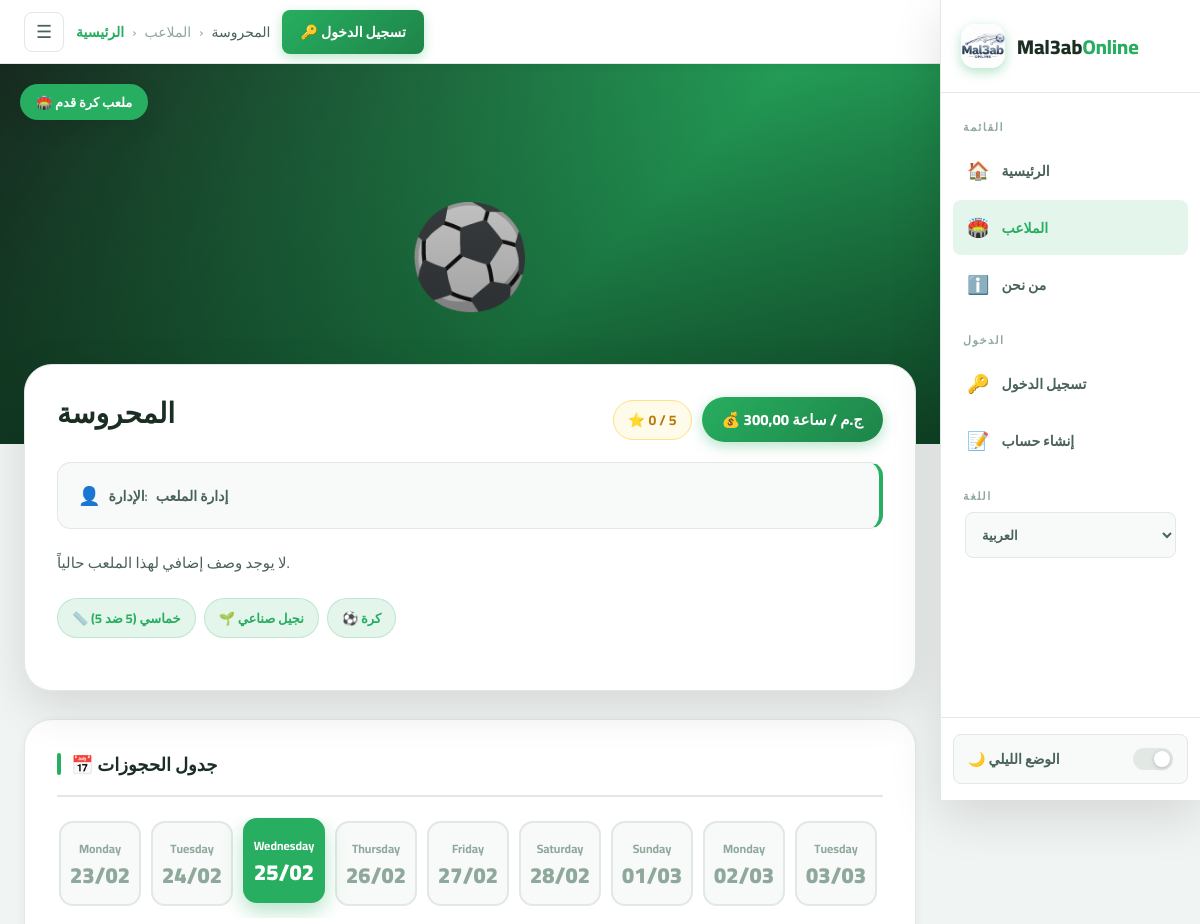
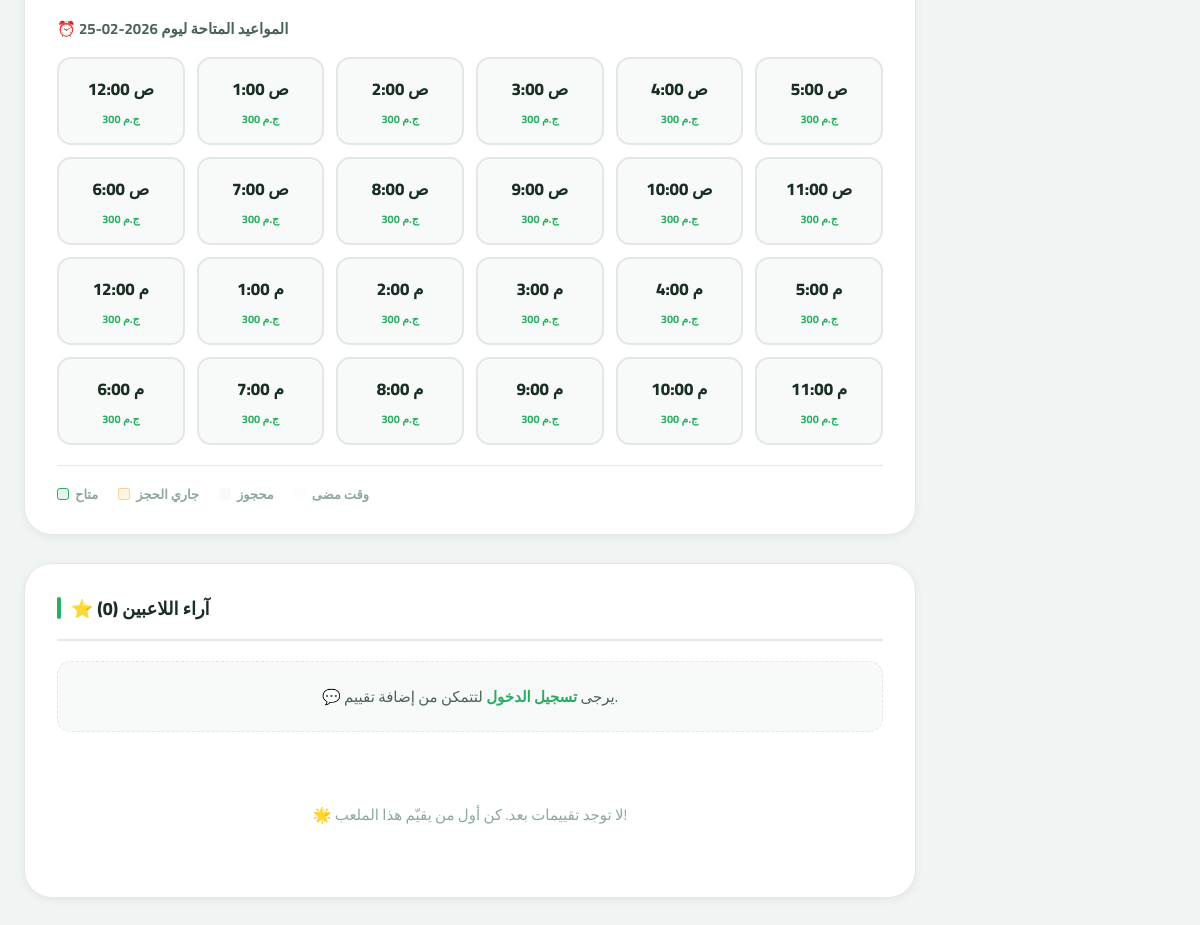
Screenshot of /ar/pitch/1/?date=2026-02-25 with the database file from the repository (2 pictures, top to bottom).
### bookings/models.py (models this page shows, shortened)
class Pitch(models.Model):
    is_new = models.BooleanField(default=False, verbose_name="ملعب جديد؟")
    is_available = models.BooleanField(default=True, verbose_name="متاح الآن؟")
    SIZE_CHOICES = [
        ('5x5', 'خماسي (5 ضد 5)'),
        ('7x7', 'سباعي (7 ضد 7)'),
        ('11x11', 'قانوني (11 ضد 11)'),
    ]
    FLOOR_CHOICES = [
        ('Artificial', 'نجيل صناعي'),
        ('Natural', 'نجيل طبيعي'),
        ('Tartan', 'ترتان / مطاط'),
    ]
    LOCATION_CHOICES = [
        ('Abbaseya', 'العباسية'),
        ('Nasr City', 'مدينة نصر'),
        ('New Cairo', 'مصر الجديدة'),
        ('Maadi', 'المعادي'),
        ('Shoubra', 'شبرا'),
        ('Dokki', 'الدقي'),
        ('Giza', 'الجيزة'),
        ('Zamalek', 'الزمالك'),
        ('Haram', 'الهرم'),
        ('Faisal', 'فيصل'),
        ('Obour', 'العبور'),
        ('Shorouk', 'الشروق'),
        ('October', '6 أكتوبر'),
        ('Sheikh Zayed', 'الشيخ زايد'),
        ('Helwan', 'حلوان'),
        ('Mokattam', 'المقطم'),
    ]
    name            = models.CharField(max_length=100, verbose_name="اسم الملعب")
    price_per_hour  = models.DecimalField(max_digits=10, decimal_places=2, verbose_name="سعر الساعة الأساسي")
    location        = models.CharField(max_length=50, choices=LOCATION_CHOICES, default='Nasr City', verbose_name="المنطقة")
    address         = models.CharField(max_length=255, blank=True, verbose_name="العنوان بالتفصيل")
    image           = models.ImageField(upload_to='pitch_images/', blank=True, null=True, verbose_name="صورة الملعب")
    google_map_link = models.URLField(blank=True, null=True, verbose_name="رابط جوجل ماب")
    description     = models.TextField(blank=True, verbose_name="وصف ومميزات الملعب")
    phone_number    = models.CharField(max_length=15, blank=True, verbose_name="رقم الملعب")
    owner_name      = models.CharField(max_length=100, blank=True, verbose_name="اسم صاحب الملعب")
    latitude        = models.FloatField(blank=True, null=True, verbose_name="خط العرض (Latitude)")
    longitude       = models.FloatField(blank=True, null=True, verbose_name="خط الطول (Longitude)")
    size            = models.CharField(max_length=10, choices=SIZE_CHOICES, default='5x5', verbose_name="حجم الملعب")
    floor_type      = models.CharField(max_length=20, choices=FLOOR_CHOICES, default='Artificial', verbose_name="نوع الأرضية")
    has_showers     = models.BooleanField(default=False, verbose_name="يوجد حمامات/دش")
    has_parking     = models.BooleanField(default=False, verbose_name="يوجد جراج")
    has_ball        = models.BooleanField(default=True,  verbose_name="توفر كرة")
    has_bibs        = models.BooleanField(default=False, verbose_name="توفر ماركرات (صديري)")
    class Meta:
        verbose_name        = "ملعب"
        verbose_name_plural = "الملاعب"

### bookings/views.py (the view, shortened to what this page needs)
# urls.py: path('pitch/<int:pitch_id>/', views.pitch_detail, name='pitch_detail'),
def pitch_detail(request, pitch_id):
    pitch = get_object_or_404(Pitch, id=pitch_id)
    average_rating = pitch.reviews.aggregate(Avg('rating'))['rating__avg'] or 0
    reviews        = pitch.reviews.all()
    date_str = request.GET.get('date')
    try:
        selected_date = datetime.strptime(date_str, '%Y-%m-%d').date()
    except (ValueError, TypeError):
        selected_date = datetime.now().date()
    active_bookings  = Booking.objects.filter(pitch=pitch, date=selected_date).exclude(status='Cancelled')
    hours_status_map = {int(b.time.split(':')[0]): b.status for b in active_bookings}
    pricing_rules      = PitchPricing.objects.filter(pitch=pitch).filter(
        Q(specific_date=selected_date) | Q(specific_date__isnull=True)
    ).order_by('price')
    pricing_rules_list = list(pricing_rules)
    hours_schedule = []
    current_hour   = datetime.now().hour
    is_today       = (selected_date == datetime.now().date())
    for i in range(24):
        status  = hours_status_map.get(i)
        is_past = is_today and i <= current_hour
        if i == 0:      formatted_time = "12:00 ص"
        elif i < 12:    formatted_time = f"{i}:00 ص"
        elif i == 12:   formatted_time = "12:00 م"
        else:           formatted_time = f"{i-12}:00 م"
        hour_price = pitch.price_per_hour
        for rule in pricing_rules_list:
            if rule.start_hour <= i < rule.end_hour:
                hour_price = rule.price
                break
        hours_schedule.append({
            'hour_display': formatted_time,
            'hour_value':   i,
            'status':       status,
            'is_past':      is_past,
            'price':        hour_price,
        })
    days_list = []
    today     = datetime.now().date()
    for i in range(14):
        day_date = today + timedelta(days=i)
        days_list.append({
            'full_date': day_date.strftime('%Y-%m-%d'),
            'day_name':  day_date.strftime('%A'),
            'display':   day_date.strftime('%d/%m'),
        })
    related_pitches = Pitch.objects.filter(location=pitch.location).exclude(id=pitch.id)[:3]
    return render(request, 'pitch_detail.html', {
        'pitch':           pitch,
        'days_list':       days_list,
        'selected_date':   selected_date.strftime('%Y-%m-%d'),
        'hours_schedule':  hours_schedule,
        'reviews':         reviews,
        'average_rating':  round(average_rating, 1),
        'review_count':    reviews.count(),
        'related_pitches': related_pitches,
    })

### templates/pitch_detail.html (shortened to what this page needs)
{% extends 'base.html' %}
{% load static %}
{% load i18n %}
{% block pitches_active %}active{% endblock %}
{% block breadcrumb %}
    <a href="{% url 'home' %}">{% trans "الرئيسية" %}</a>
    <span>›</span>
    <span>{% trans "الملاعب" %}</span>
    <span>›</span>
    <span style="color:var(--text-2);">{{ pitch.name }}</span>
{% endblock %}
{% block content %}
    <div class="hero-section">
        {% if pitch.image %}
            <img src="{{ pitch.image.url }}" alt="{{ pitch.name }}" class="hero-cover" loading="lazy">
        {% else %}
            <div class="hero-placeholder">⚽</div>
        {% endif %}
        <div class="hero-overlay"></div>
        <span class="hero-badge">🏟️ {% trans "ملعب كرة قدم" %}</span>
    </div>
    <div class="page-container">
        <div class="pitch-card fade-up">
            <div class="pitch-card-header">
                <h1 class="pitch-name">{{ pitch.name }}</h1>
                <div style="display:flex; align-items:center; gap:10px; flex-wrap:wrap;">
                    <div class="rating-inline">
                        ⭐ {{ average_rating }} / 5
                    </div>
                    <span class="price-badge">💰 {{ pitch.price_per_hour }} {% trans "ج.م / ساعة" %}</span>
                </div>
            </div>
            <div class="owner-box">
                <div class="owner-chip">
                    <span class="chip-icon">👤</span>
                    {% trans "الإدارة" %}: <strong>{{ pitch.owner_name|default:"إدارة الملعب" }}</strong>
                </div>
            </div>
            <p class="pitch-description">
                {{ pitch.description|default:"لا يوجد وصف إضافي لهذا الملعب حالياً." }}
            </p>
            <div class="features-row">
                <span class="feature-pill">📏 {{ pitch.get_size_display }}</span>
                <span class="feature-pill">🌱 {{ pitch.get_floor_type_display }}</span>
                {% if pitch.has_ball %}<span class="feature-pill">⚽ {% trans "كرة" %}</span>{% endif %}
            </div>
        </div>
        <div class="section-block fade-up">
            <h2 class="section-heading">📅 {% trans "جدول الحجوزات" %}</h2>
            <div class="days-scroller">
                {% for day in days_list %}
                <a href="?date={{ day.full_date }}"
                   class="day-card {% if selected_date == day.full_date %}active{% endif %}">
                    <span class="day-name">{{ day.day_name }}</span>
                    <span class="day-num">{{ day.display }}</span>
                </a>
                {% endfor %}
            </div>
            <p class="sub-heading">⏰ {% trans "المواعيد المتاحة ليوم" %} {{ selected_date }}</p>
            <div class="slots-grid">
                {% for hour in hours_schedule %}
                    {% if hour.status == 'Confirmed' %}
                        <div class="time-slot booked">
                            <span class="slot-time">{{ hour.hour_display }}</span>
                            <span class="slot-label">{% trans "محجوز" %}</span>
                        </div>
                    {% elif hour.status == 'Pending' %}
                        <div class="time-slot pending">
                            <span class="slot-time">{{ hour.hour_display }}</span>
                            <span class="slot-label">{% trans "جاري الحجز" %}</span>
                        </div>
                    {% elif hour.is_past %}
                        <div class="time-slot past">
                            <span class="slot-time">{{ hour.hour_display }}</span>
                            <span class="slot-label" style="color:var(--text-muted);">{% trans "انتهى" %}</span>
                        </div>
                    {% else %}
                        <a href="{% url 'booking_confirm' pitch.id hour.hour_value %}?date={{ selected_date }}"
                           class="time-slot available">
                            <span class="slot-time">{{ hour.hour_display }}</span>
                            <span class="slot-label">
                                {% if hour.price %}
                                    {{ hour.price|floatformat:0 }} {% trans "ج.م" %}
                                {% else %}
                                    {% trans "احجز الآن" %}
                                {% endif %}
                            </span>
                        </a>
                    {% endif %}
                {% endfor %}
            </div>
            <div class="slots-legend">
                <div class="legend-item">
                    <div class="legend-dot" style="background:var(--primary-ghost); border-color:var(--primary);"></div>
                    {% trans "متاح" %}
                </div>
                <div class="legend-item">
                    <div class="legend-dot" style="background:rgba(243,156,18,0.1); border-color:rgba(243,156,18,0.4);"></div>
                    {% trans "جاري الحجز" %}
                </div>
                <div class="legend-item">
                    <div class="legend-dot" style="background:var(--surface-2);"></div>
                    {% trans "محجوز" %}
                </div>
                <div class="legend-item">
                    <div class="legend-dot" style="background:var(--surface-2); opacity:0.4;"></div>
                    {% trans "وقت مضى" %}
                </div>
            </div>
        </div>
        <div class="section-block fade-up">
            <h2 class="section-heading">⭐ {% trans "آراء اللاعبين" %} ({{ review_count }})</h2>
            {% if user.is_authenticated %}
            <div class="review-form-card">
                <h4 class="review-form-title">
                    {% trans "شاركنا تجربتك مع الملعب" %}
                </h4>
                <form method="POST">
                    {% csrf_token %}
                    <label class="form-label">{% trans "تقييمك" %}:</label>
                    <div class="star-rating">
                        <input type="radio" name="rating" id="star5" value="5"><label for="star5">★</label>
                        <input type="radio" name="rating" id="star4" value="4"><label for="star4">★</label>
                        <input type="radio" name="rating" id="star3" value="3"><label for="star3">★</label>
                        <input type="radio" name="rating" id="star2" value="2"><label for="star2">★</label>
                        <input type="radio" name="rating" id="star1" value="1"><label for="star1">★</label>
                    </div>
                    <label class="form-label">{% trans "تعليقك" %}:</label>
                    <textarea
                        name="comment"
                        class="form-textarea"
                        placeholder="{% trans 'كيف كانت حالة الملعب؟ هل الخدمات جيدة؟ ما رأيك بالأسعار؟' %}">
                    </textarea>
                    <button type="submit" class="btn-submit">{% trans "نشر التقييم" %} ✉️</button>
                </form>
            </div>
            {% else %}
            <div class="auth-prompt">
                💬 {% trans "يرجى" %} <a href="{% url 'login' %}">{% trans "تسجيل الدخول" %}</a> {% trans "لتتمكن من إضافة تقييم." %}
            </div>
            {% endif %}
            {% for review in reviews %}
            <div class="review-item">
                <div class="review-meta">
                    <div class="reviewer-name">
                        <div class="reviewer-avatar">👤</div>
                        {{ review.user.username }}
                    </div>
                    <div style="display:flex; flex-direction:column; align-items:flex-end; gap:4px;">
                        <div class="review-stars">
                            {% if review.rating == 5 %}★★★★★{% endif %}
                            {% if review.rating == 4 %}★★★★☆{% endif %}
                            {% if review.rating == 3 %}★★★☆☆{% endif %}
                            {% if review.rating == 2 %}★★☆☆☆{% endif %}
                            {% if review.rating == 1 %}★☆☆☆☆{% endif %}
                        </div>
                        <span class="review-date">{{ review.created_at|date:"d/m/Y" }}</span>
                    </div>
                </div>
                <p class="review-body">{{ review.comment }}</p>
            </div>
            {% empty %}
            <div class="empty-state">
                🌟 {% trans "لا توجد تقييمات بعد. كن أول من يقيّم هذا الملعب!" %}
            </div>
            {% endfor %}
        </div>
    </div>
{% endblock %}

### templates/base.html (style rules this page uses)
:root { --primary: #27ae60; --primary-light: #2ecc71; --primary-dark: #1e8449; --primary-ghost: rgba(39, 174, 96, 0.12); --accent: #f39c12; --danger: #e74c3c; --danger-ghost: rgba(231, 76, 60, 0.1); --bg: #f0f4f2; --surface: #ffffff; --surface-2: #f7faf8; --border: #e2e8e4; --text: #1a2e23; --text-2: #4a6358; --text-muted: #8fa89c; --shadow-sm: 0 2px 8px rgba(0,0,0,0.06); --shadow-md: 0 6px 24px rgba(0,0,0,0.09); --shadow-lg: 0 16px 48px rgba(0,0,0,0.12); --sidebar-width: 260px; --navbar-height: 64px; --radius-sm: 8px; --radius-md: 14px; --radius-lg: 20px; --radius-xl: 28px; }
*, *::before, *::after { box-sizing: border-box; margin: 0; padding: 0; }
body { font-family: 'Cairo', sans-serif; background: var(--bg); color: var(--text); min-height: 100vh; transition: background 0.3s, color 0.3s; }
a { text-decoration: none; color: inherit; }
.navbar-breadcrumb a { color: var(--primary); font-weight: 600; }

### rows the page displays
Pitch: name "المحروسة", price_per_hour "300,00", owner_name "إدارة الملعب", description "لا يوجد وصف إضافي لهذا الملعب حالياً.", size "خماسي (5 ضد 5)", floor_type "نجيل صناعي", price "300" "300" "300" "300" "300" "300" "300" "300" "300" "300" "300" "300" "300" "300" "300" "300" "300" "300" "300" "300" "300" "300" "300" "300"

### other values shown
{{ average_rating }} "0"
{{ day.day_name }} "Monday" "Tuesday" "Wednesday" "Thursday" "Friday" "Saturday" "Sunday" "Monday" "Tuesday"
{{ day.display }} "23/02" "24/02" "25/02" "26/02" "27/02" "28/02" "01/03" "02/03" "03/03"
{{ selected_date }} "2026-02-25"
{{ hour.hour_display }} "12:00 ص" "1:00 ص" "2:00 ص" "3:00 ص" "4:00 ص" "5:00 ص" "6:00 ص" "7:00 ص" "8:00 ص" "9:00 ص" "10:00 ص" "11:00 ص" "12:00 م" "1:00 م" "2:00 م" "3:00 م" "4:00 م" "5:00 م" "6:00 م" "7:00 م" "8:00 م" "9:00 م" "10:00 م" "11:00 م"
{{ review_count }} "0"
